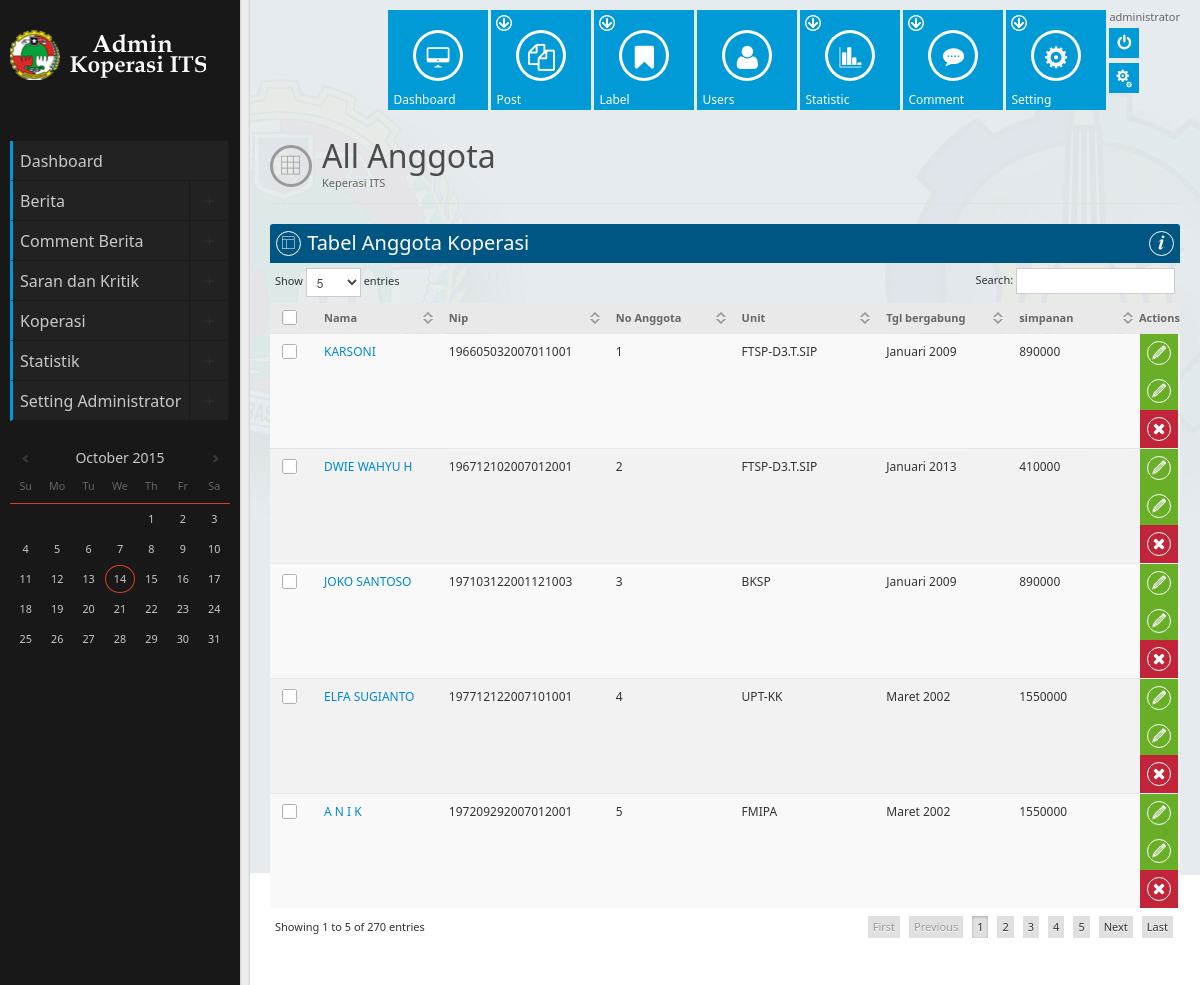
/index.php/adminwebsite/dataanggota, run on the app's committed database.
### tables this page shows
CREATE TABLE IF NOT EXISTS `kop_simpanan` (
`id_simpanan` int(11) NOT NULL,
  `no_anggota` int(11) NOT NULL,
  `spn_pokok` varchar(50) NOT NULL,
  `spn_wajib` varchar(50) NOT NULL,
  `total` varchar(50) NOT NULL,
  `tgl_update` datetime NOT NULL
);

CREATE TABLE IF NOT EXISTS `kop_anggota` (
`id_userkoperasi` int(11) NOT NULL,
  `nama` varchar(100) NOT NULL,
  `nip` varchar(100) NOT NULL,
  `no_anggota` varchar(100) NOT NULL,
  `password` varchar(100) NOT NULL,
  `unit` varchar(100) NOT NULL,
  `status_anggota` int(11) NOT NULL,
  `tgl_bergabung` varchar(100) NOT NULL
);

### application/libraries/template.php (called while the page is built)
<?php
class Template {
    protected $_ci;
    function __construct() {
        $this->_ci =& get_instance();
    }
    function display($index,$data=null){
        $data ['_content'] =$this->_ci->load->view($index,$data, true);
        $data ['_navigation'] =$this->_ci->load->view('adminwebsite/template/navigation',$data, true);
        $this->_ci->load->view('adminwebsite/index.php', $data);
    }
}

### application/controllers/adminwebsite.php (called while the page is built, shortened)
<?php if ( ! defined('BASEPATH')) exit('No direct script access allowed');
class Adminwebsite extends CI_Controller {
  	function dataanggota($mess = -1){
		$data = array(
			'session' => $this->session->userdata('login'),
			'status' => '',
			'message' =>$mess,
			'data_anggota' => $this->m_koperasi->getdataanggotaall()->result_array(),
			'label_post' => array(),
			'title' => 'Dasboard admin Koperasi ITS - Daftar Anggota'
		);
		$this->template->display('adminwebsite/data_anggota',$data);
  	}
}

### index.php (called while the page is built, shortened)
<?php
require_once BASEPATH.'core/CodeIgniter.php';

### application/models/m_koperasi.php (called while the page is built, shortened)
<?php if ( ! defined('BASEPATH')) exit('No direct script access allowed');
class M_koperasi extends CI_Model {
	function getdataanggotaall($where = '') {
		return $this->db->query("select * from kop_simpanan JOIN kop_anggota ON kop_simpanan.no_anggota=kop_anggota.no_anggota ;");
	}
	}
?>

### application/views/adminwebsite/data_anggota.php (the view, shortened to what this page needs)
<div class="page-header">
                    <div class="icon">
                        <span class="ico-layout-7"></span>
                    </div>
                    <h1>All Anggota <small>Keperasi ITS</small></h1>
                </div>
                <div class="row-fluid">
                    <div class="span12">
						<div class="block">
						<div>
                        <div class="block">
                            <div class="head dblue">
                                <div class="icon"><span class="ico-layout-9"></span></div>
                                <h2>Tabel Anggota Koperasi</h2>
                                <ul class="buttons">
                                    <li><a href="#" onClick="source('table_sort_pagination'); return false;"><div class="icon"><span class="ico-info"></span></div></a></li>
                                </ul>
                            </div>
                                <div class="data-fluid">
                                    <table class="table fpTable lcnp" cellpadding="0" cellspacing="0" width="100%">
                                        <thead>
                                            <tr>
                                                <th><input type="checkbox" class="checkall"/></th>
                                                <th>Nama</th>
                                                <th width="20%">Nip</th>
                                                <th width="20%">No Anggota</th>
                                                <th width="20%">Unit</th>
                                                <th width="20%">Tgl bergabung</th>
                                                <th width="20%">simpanan</th>
                                                <th width="80" class="TAC">Actions</th>
                                            </tr>
                                        </thead>
                                        <tbody>
										<?php foreach($data_anggota as $c){ ?>
                                            <tr>
                                                <td><input type="checkbox" name="order[]" value="528"/></td>
                                                <td><a href="#"><?php echo $c['nama']; ?></a></td>
                                                <td><?php echo $c['nip']; ?></td>
                                                <td><?php echo $c['no_anggota']; ?></td>
                                                <td><?php echo $c['unit']; ?></td>
                                                <td><?php echo $c['tgl_bergabung']; ?></td>
                                                <td><?php echo $c['total']; ?></td>
                                                <td>
                                                    <a href="<?php echo base_url(); ?>index.php/adminwebsite/tampilprofile/<?php echo $c['id_userkoperasi']; ?>" class="button green">
                                                        <div class="icon"><span class="ico-pencil"></span></div>
                                                    </a>
                                                    <a href="<?php echo base_url(); ?>index.php/adminwebsite/editanggota/<?php echo $c['id_userkoperasi']; ?>" class="button green">
                                                        <div class="icon"><span class="ico-pencil"></span></div>
                                                    </a>
                                                    <a href="<?php echo base_url(); ?>index.php/adminwebsite/deleteanggota/<?php echo $c['id_userkoperasi']; ?>" onclick="return confirm('yakin hapus data ini ?')" class="button red">
                                                        <div class="icon"><span class="ico-remove"></span></div>
                                                    </a>
                                                </td>
                                            </tr>
										<?php } ?>
                                        </tbody>
                                    </table>
                                </div>
                        </div>
                    </div>
                </div>
            </div>
        </div>

### asset/adminwebsite/css/stylesheets.css (style rules this page uses)
html { height: 100%; }
body { font-family: "Segoe UI", arial, sans-serif; font-size: 12px; background: url('../img/backgrounds/bg.jpg'); background-repeat: no-repeat; background-attachment: fixed; }

### asset/adminwebsite/css/styling.css (style rules this page uses)
.label, .dblue { background: #005683 !important; }
.label-success, .badge-success, .green { background: #68AF27 !important; }
.label-important, .label-important, .red { background: #C22439 !important; }
.block .head.blue *, .block .head.yellow *, .block .head.green *, .block .head.red *, .block .head.dblue *, .block .head.purple *, .block .head.orange * { color: #FFF !important; border-color: #FFF !important; }

### asset/adminwebsite/css/stylesheet.css (style rules this page uses)
.page-header { padding: 0px 0px 10px; margin: 0px 0px 20px; border-bottom: 1px solid #e0e0e0; width: 100%; float: left; }
.page-header .icon { float: left; display: block; margin-right: 10px; width: 32px; height: 32px; border: 3px solid #999; padding: 2px; margin-top: 7px; -moz-border-radius: 50%; -webkit-border-radius: 50%; border-radius: 50%; text-align: center; }
.page-header .icon span { font-size: 24px; color: #999; line-height: 33px; }
.page-header h1 { font-size: 32px; color: #4C4C4C; font-weight: normal; display: block; float: left; line-height: 35px; padding: 0px; margin: 0px; }
.page-header h1 small { font-size: 11px; color: #666; display: block; line-height: 20px; }
.body .content .block { position: relative; margin-bottom: 20px; width: 100%; float: left; }
.body .content .block .head { padding: 7px 0px; -moz-border-radius: 3px 3px 0px 0px; -webkit-border-radius: 3px 3px 0px 0px; border-radius: 3px 3px 0px 0px; }
.body .content .block .head.blue, .body .content .block .head.dblue, .body .content .block .head.yellow, .body .content .block .head.red, .body .content .block .head.purple, .body .content .block .head.green, .body .content .block .head.orange { padding: 7px 6px 7px 6px; }
.body .content .block .head .icon { height: 20px; width: 23px; border: 1px solid #444; text-align: center; display: inline-block; -moz-border-radius: 50%; -webkit-border-radius: 50%; border-radius: 50%; padding-top: 3px; line-height: 19px; }
.body .content .block .head .icon [class^="ico-"] { font-size: 16px; color: #444; }
.body .content .block .head > .icon { margin-right: 3px; }
.body .content .block .head h2 { font-size: 20px; color: #4C4C4C; line-height: 20px; font-weight: normal; display: inline-block; margin: 0px; padding: 0px; }
.body .content .block .head .buttons { list-style: none; display: block; float: right; margin: 0px; padding: 0px; }
.body .content .block .head .buttons > li { display: block; float: left; margin-left: 5px; position: relative; }
.body .content .block .data-fluid { padding: 0px; }
.block .data:after, .block .data-fluid:after, .toolbar:after, .toolbar-fluid:after, .wrapper > .body:after { clear: both; content: "."; display: block; height: 0; visibility: hidden; font-size: 0; }
.body .content .table { border: 0px; padding: 0px; margin: 0px; border-collapse: separate; border-spacing: 0px 1px; }
.body .content .table th { line-height: 30px; background: #E9E9E9; padding: 0px 10px; margin: 0px; font-size: 11px; color: #666; }
.body .content .table td { line-height: 23px; background: #F9F9F9; padding: 6px 10px 8px; vertical-align: top; font-size: 12px; color: #333; border-top:0px; }
.body .content .table tbody tr:nth-child(2n) td { background: #F2F2F2; }
.body .content .table .button { width: 38px; height: 38px; display: block; float: left; margin-left: 1px;text-decoration: none; }
.body .content .table .button .icon { border: 1px solid #FFF; height: 22px; width: 22px; margin: 7px; line-height: 24px; text-align: center; -moz-border-radius: 50%; -webkit-border-radius: 50%; border-radius: 50%; }
.body .content .table .button .icon [class^="ico-"] { color: #FFF; font-size: 16px; line-height: 24px; }
.body .content .table.lcnp tr td:last-child, .body .content .table.lcnp tr th:last-child { padding: 0px; }
.body .content .table thead th.sorting, .body .content .table thead td.sorting { background: url('../img/backgrounds/dropdown_arrow.png') right center no-repeat #E9E9E9; }
.dataTables_wrapper table { float: left; }
.row-fluid { float: left; }

### data on the page
kop_simpanan: kop_anggota.nama "KARSONI", kop_anggota.nip "196605032007011001", kop_anggota.no_anggota "1", kop_anggota.unit "FTSP-D3.T.SIP", kop_anggota.tgl_bergabung "Januari 2009", total "890000"
kop_simpanan: kop_anggota.nama "DWIE WAHYU H", kop_anggota.nip "196712102007012001", kop_anggota.no_anggota "2", kop_anggota.unit "FTSP-D3.T.SIP", kop_anggota.tgl_bergabung "Januari 2013", total "410000"
kop_simpanan: kop_anggota.nama "JOKO SANTOSO", kop_anggota.nip "197103122001121003", kop_anggota.no_anggota "3", kop_anggota.unit "BKSP", kop_anggota.tgl_bergabung "Januari 2009", total "890000"
kop_simpanan: kop_anggota.nama "ELFA SUGIANTO", kop_anggota.nip "197712122007101001", kop_anggota.no_anggota "4", kop_anggota.unit "UPT-KK", kop_anggota.tgl_bergabung "Maret 2002", total "1550000"
kop_simpanan: kop_anggota.nama "A N I K", kop_anggota.nip "197209292007012001", kop_anggota.no_anggota "5", kop_anggota.unit "FMIPA", kop_anggota.tgl_bergabung "Maret 2002", total "1550000"
